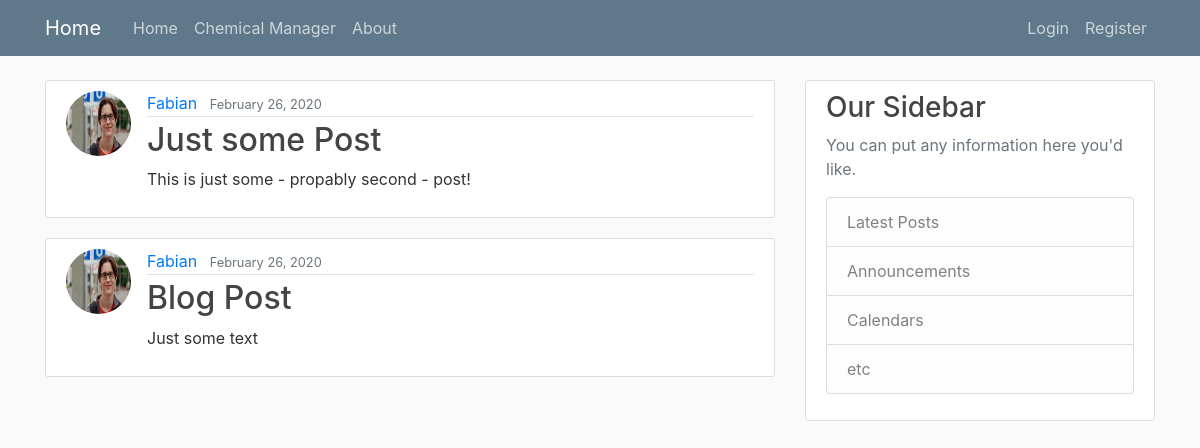
The app's page /, older data.
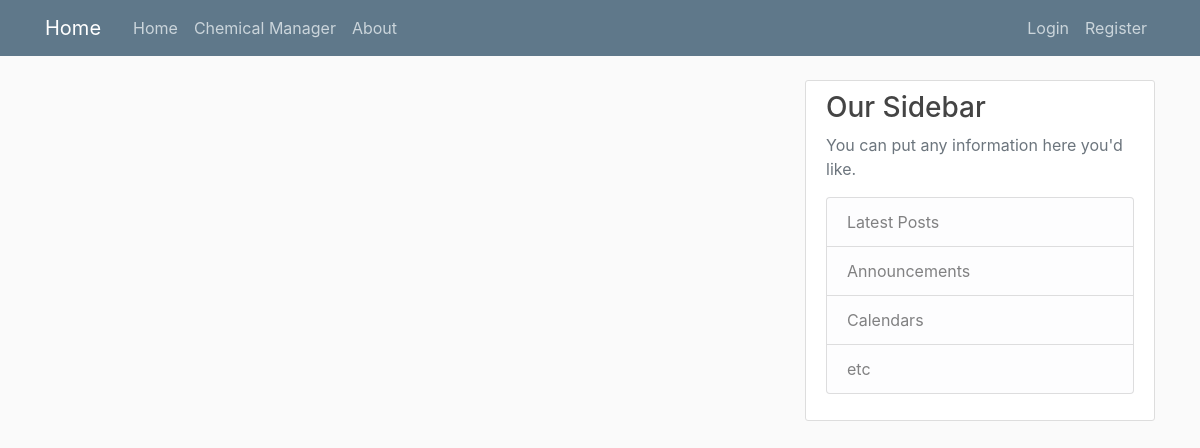
The same page, newer data.
### blog/models.py (models this page shows, shortened)
class Post(models.Model):
    title = models.CharField(max_length=100)
    content = models.TextField()
    date_posted = models.DateTimeField(default=timezone.now)
    author = models.ForeignKey(User, on_delete=models.CASCADE)  # Remove the post, if User is deleted

### users/models.py (models this page shows, shortened)
class Profile(models.Model):
    user = models.OneToOneField(User, on_delete=models.CASCADE)
    image = models.ImageField(default='default.jpg', upload_to='profile_pics')
    workgroup = models.ForeignKey(Workgroup, on_delete=models.CASCADE, blank=True, null=True)

### blog/views.py (the view)
# urls.py: path('', PostListView.as_view(), name='blog-home'),
class PostListView(ListView):
    model = Post
    template_name = 'blog/home.html'
    context_object_name = 'posts'
    ordering = ['-date_posted']

### blog/templates/blog/home.html
{% extends "blog/blog_base.html" %}
{% block content %}
    {% for post in posts %}
        <article class="media content-section">
            <img class="rounded-circle article-img" src="{{ post.author.profile.image.url }}" alt="">
            <div class="media-body">
                <div class="article-metadata">
                    <a class="mr-2" href="#">{{ post.author }}</a>
                    <small class="text-muted">{{ post.date_posted|date:"F d, Y" }}</small>
                </div>
                <h2><a class="article-title" href="{% url 'post-detail' post.id %}">{{ post.title }}</a></h2>
                <p class="article-content">{{ post.content }}</p>
            </div>
        </article>
    {% endfor %}
{% endblock content %}

### blog/templates/blog/blog_base.html (shortened to what this page needs)
{% extends "blog/base.html" %}
{% block base_content %}
    <main role="main" class="container">
        <div class="row">
            <div class="col-md-8">
                {% block content %}{% endblock %}
            </div>
            <div class="col-md-4">
                <div class="content-section">
                    <h3>Our Sidebar</h3>
                    <p class='text-muted'>You can put any information here you'd like.
                        <ul class="list-group">
                        <li class="list-group-item list-group-item-light">Latest Posts</li>
                        <li class="list-group-item list-group-item-light">Announcements</li>
                        <li class="list-group-item list-group-item-light">Calendars</li>
                        <li class="list-group-item list-group-item-light">etc</li>
                        </ul>
                    </p>
                </div>
            </div>
        </div>
    </main>
{% endblock base_content %}

### blog/templates/blog/base.html (shortened to what this page needs)
{% load static %}
<!DOCTYPE html>
<html lang="en">
<head>
    <link rel="stylesheet" href="https://stackpath.bootstrapcdn.com/bootstrap/4.4.1/css/bootstrap.min.css">
    <link rel="stylesheet" href="{% static 'blog/main.css' %}">
</head>
<body>
    <header class="site-header">
      <nav class="navbar navbar-expand-md navbar-dark bg-steel fixed-top">
        <div class="container">
          <a class="navbar-brand mr-4" href="{% url 'blog-home' %}">Home</a>
          <div class="collapse navbar-collapse" id="navbarToggle">
            <div class="navbar-nav mr-auto">
                <a class="nav-item nav-link" href="{% url 'blog-home' %}">Home</a>
                <a class="nav-item nav-link" href="{% url 'chemmanager-home' %}">Chemical Manager</a>
                <a class="nav-item nav-link" href="{% url 'blog-about' %}">About</a>
            </div>
            <div class="navbar-nav">
                {% if user.is_authenticated %}
                    <a class="nav-item nav-link" href="{% url 'profile' %}">Profile ({{ user }})</a>
                    <a class="nav-item nav-link" href="{% url 'logout' %}">Logout</a>
                {% else %}
                    <a class="nav-item nav-link" href="{% url 'login' %}">Login</a>
                    <a class="nav-item nav-link" href="{% url 'register' %}">Register</a>
                {% endif %}
            </div>
          </div>
        </div>
      </nav>
    </header>
    {% block base_content %}{% endblock %}
</body>
</html>

### blog/static/blog/main.css (style rules this page uses)
body { background: #fafafa; color: #333333; margin-top: 5rem; }
h1, h2, h3, h4, h5, h6 { color: #444444; }
ul { margin: 0; }
.bg-steel { background-color: #5f788a; }
.site-header .navbar-nav .nav-link { color: #cbd5db; }
.content-section { background: #ffffff; padding: 10px 20px; border: 1px solid #dddddd; border-radius: 3px; margin-bottom: 20px; }

Row changes from the older to the newer data that the page shows:
removed Post: author.profile.image (picture), author "Fabian", date_posted "February 26, 2020", title "Just some Post", content "This is just some - propably second - post!"
removed Post: author.profile.image (picture), author "Fabian", date_posted "February 26, 2020", title "Blog Post", content "Just some text"
